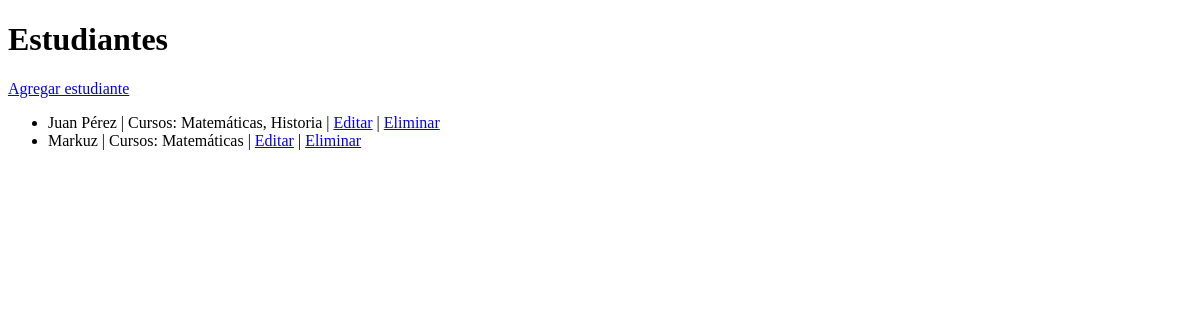
Page /api/v1/estudiantes/ on the earlier database version.
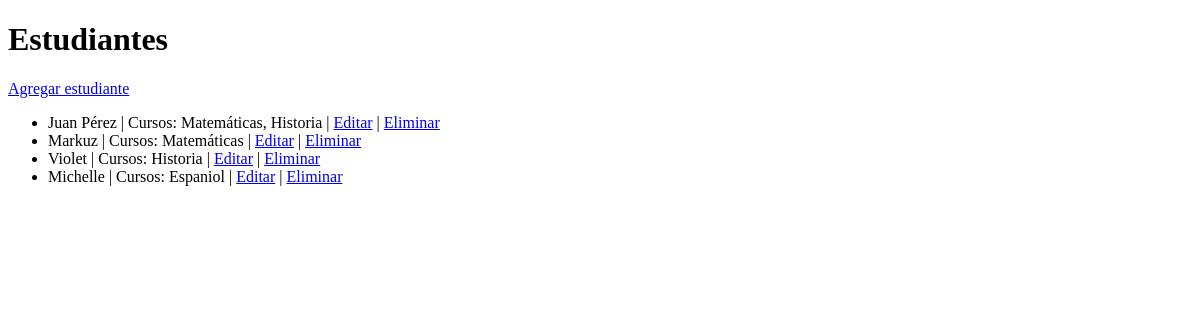
Same page on the later database version.
### myapp/models.py (models this page shows, shortened)
class Estudiante(models.Model):
    nombre = models.CharField(max_length=100)
    cursos = models.ManyToManyField(Curso, related_name='estudiantes')

class Curso(models.Model):
    nombre = models.CharField(max_length=100)

### myapp/views.py (the view)
# urls.py: path('estudiantes/', lista_estudiantes, name='lista_estudiantes'),
def lista_estudiantes(request):
    estudiantes = Estudiante.objects.all()
    return render(request, 'estudiantes/lista_estudiantes.html',  {'estudiantes': estudiantes})

### myapp/templates/estudiantes/lista_estudiantes.html (shortened to what this page needs)
<!DOCTYPE html>
<html>
<head>
</head>
<body>
    <h1>Estudiantes</h1>
    <a href="{% url 'crear_estudiante' %}">Agregar estudiante</a>
    <ul>
        {% for estudiante in estudiantes %}
            <li>
                {{ estudiante.nombre }} |
                Cursos:
                {% for curso in estudiante.cursos.all %}
                    {{ curso.nombre }}{% if not forloop.last %}, {% endif %}
                {% endfor %}
                | <a href="{% url 'editar_estudiante' estudiante.id %}">Editar</a>
                | <a href="{% url 'eliminar_estudiante' estudiante.id %}">Eliminar</a>
            </li>
        {% endfor %}
    </ul>
</body>
</html>

Differences in the rows shown:
added Estudiante: nombre "Violet", Curso (nombre "Historia")
added Estudiante: nombre "Michelle"
now on this page (row unchanged): Curso: nombre "Espaniol", shown under "Michelle"
